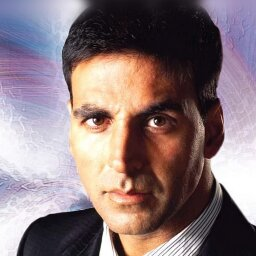
#> input picture simulated_images/original/akshay.jpg, 256 x 256 px, found by its file name
$ python generate_fragments.py
#> lines starting #> are read from the running program, lines starting #| are printed output that depends on the picture
import os
import shutil
import math
import random
from PIL import Image

def scatter_image(image_path, rows, cols, output_path):
    """
    Breaks an image into a grid, shuffles the pieces, and places them
    on a single large 'table' canvas with random rotations without overlap.
    """
#> called with rows = 6, cols = 6
    try:
        img = Image.open(image_path)
#> img is the input picture: PIL image 256x256 RGB; mean R, G, B 136.8, 118.7, 121.8
    except Exception as e:
        print(f"Error: Image not found at {image_path}: {e}")
        return

    w, h = img.size
#> w = 256; h = 256
    patch_w = w // cols
#> patch_w = 42
    patch_h = h // rows
#> patch_h = 42

    fragments = []
    for r in range(rows):
        for c in range(cols):
            x_start = c * patch_w
            y_start = r * patch_h
            fragment = img.crop((x_start, y_start, x_start + patch_w, y_start + patch_h))
            if fragment.mode in ("RGBA", "P"):
                fragment = fragment.convert("RGB")
            fragments.append(fragment)
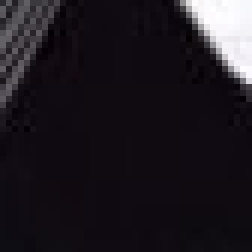
#> fragment: PIL image 42x42 RGB (shown 6 times larger); mean R, G, B 31.4, 26.8, 33.1
#> after the loop, fragments = 36 items

    random.shuffle(fragments)

    # Calculate cell size to safely rotate by any angle without overlapping adjacent cells
    diag = int(math.ceil(math.sqrt(patch_w**2 + patch_h**2)))
#> diag = 60
    cell_size = diag + 20 # 20px padding
#> cell_size = 80

    # Create enough cells for a loose scatter effect
    num_spots = int(math.ceil((rows * cols) * 1.5))
    grid_side = int(math.ceil(math.sqrt(num_spots)))

    canvas_w = grid_side * cell_size
#> canvas_w = 640
    canvas_h = grid_side * cell_size
#> canvas_h = 640

    # Create dark gray "table" background
    table_color = (40, 40, 40)
    canvas = Image.new("RGB", (canvas_w, canvas_h), table_color)
#> canvas: PIL image 640x640 RGB; every value is 40

    # Pick random spots to place the pieces
    all_spots = [(r, c) for r in range(grid_side) for c in range(grid_side)]
    selected_spots = random.sample(all_spots, rows * cols)

    for fragment, spot in zip(fragments, selected_spots):
        sr, sc = spot
        # Disable rotation as per user request
        angle = 0

        # Convert fragment to RGBA
        frag_rgba = fragment.convert("RGBA")
        rotated = frag_rgba.rotate(angle, expand=True)

        rw, rh = rotated.size
        # Center in the cell
        cx = sc * cell_size + cell_size // 2
        cy = sr * cell_size + cell_size // 2

        # Use rotated image as a mask for transparent background
        paste_x = cx - rw // 2
        paste_y = cy - rh // 2
        canvas.paste(rotated, (paste_x, paste_y), mask=rotated)
#> this loop made 36 passes
#> (sr, sc, cx, cy, paste_x, paste_y) on passes 1 to 12: (7, 0, 40, 600, 19, 579), (6, 7, 600, 520, 579, 499), (4, 1, 120, 360, 99, 339), (2, 0, 40, 200, 19, 179), (0, 3, 280, 40, 259, 19), (6, 3, 280, 520, 259, 499), (4, 3, 280, 360, 259, 339), (0, 0, 40, 40, 19, 19), (0, 5, 440, 40, 419, 19), (5, 6, 520, 440, 499, 419), (6, 5, 440, 520, 419, 499), (3, 1, 120, 280, 99, 259)
#> pass 1, in scatter_image, `frag_rgba = fragment.convert("RGBA")`:
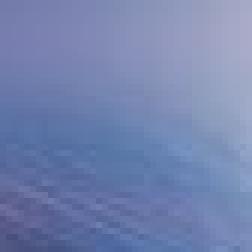
#> frag_rgba: PIL image 42x42 RGBA (shown 6 times larger); mean R, G, B, A 115.6, 131, 175.3, 255
#> pass 2, in scatter_image, `frag_rgba = fragment.convert("RGBA")`:
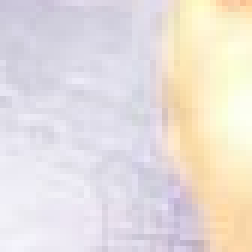
#> frag_rgba: PIL image 42x42 RGBA (shown 6 times larger); mean R, G, B, A 230.9, 223.1, 220.1, 255
#> pass 3, in scatter_image, `frag_rgba = fragment.convert("RGBA")`:
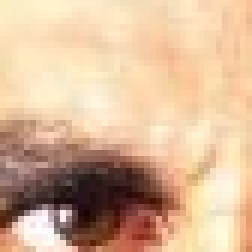
#> frag_rgba: PIL image 42x42 RGBA (shown 6 times larger); mean R, G, B, A 216.1, 181.8, 151.3, 255
#> after the loop:
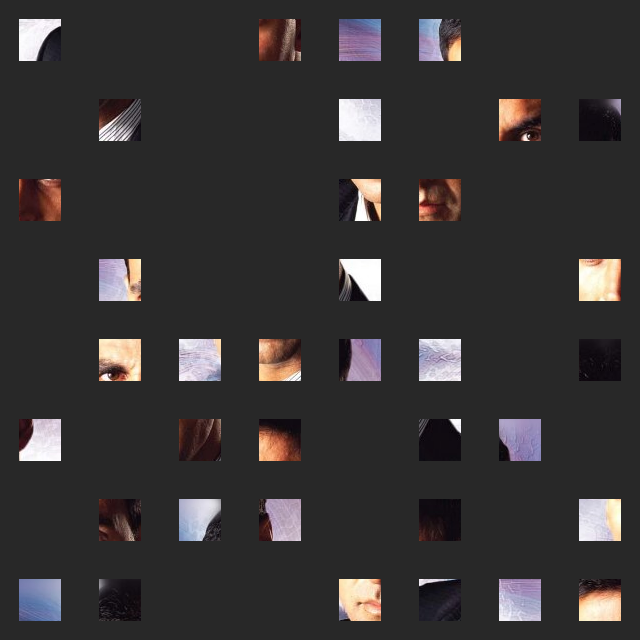
#> canvas: PIL image 640x640 RGB; mean R, G, B 55, 52.1, 52.6
#> after the loop:
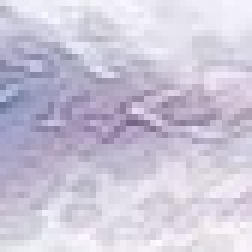
#> rotated: PIL image 42x42 RGBA (shown 6 times larger); mean R, G, B, A 203.5, 198.1, 215.7, 255

    # Create parent directories if they do not exist
    os.makedirs(os.path.dirname(output_path), exist_ok=True)
    canvas.save(output_path, "JPEG", quality=90)
    print(f"Generated single scattered image at '{output_path}'.")

def main():
    # celeba_src = r"D:\Projects\Major Project\DiffAssemble\datasets\CelebA-HQ_test"
    # wikiart_src = r"D:\Projects\Major Project\DiffAssemble\datasets\wikiart"
    input_path = r"D:\Projects\Major Project\SynapseRecon\simulated_images\original\akshay.jpg"
    base_dist = r"D:\Projects\Major Project\SynapseRecon\simulated_images"
    orig_dist = os.path.join(base_dist, "original")
    scat_dist = os.path.join(base_dist, "scattered")

    os.makedirs(orig_dist, exist_ok=True)
    os.makedirs(scat_dist, exist_ok=True)

    # Process only the given input_path
    fname = os.path.basename(input_path)
    out_scat = os.path.join(scat_dist, os.path.splitext(fname)[0] + ".jpg")
    scatter_image(input_path, rows=6, cols=6, output_path=out_scat)

    # [32 lines of commented-out code are left out]

if __name__ == "__main__":
    main()
